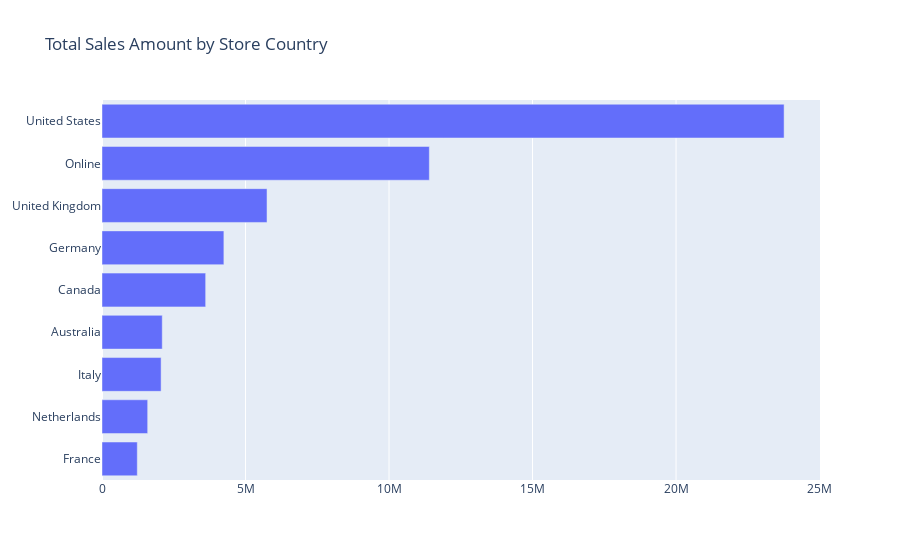

Notebook source saved alongside this figure:
### Code cell
# and the corresponding horizontal bar chart :

sales_by_store_country = sales_by_store_country.sort_values(by="TotalSalesAmount", ascending=True)

fig = go.Figure(go.Bar(
            x=sales_by_store_country["TotalSalesAmount"],
            y=sales_by_store_country["StoreCountry"],
            orientation='h'))

fig.update_layout(title="Total Sales Amount by Store Country")

fig.show()

### Figure 1 — Plotly figure (JSON) as saved in the notebook; plotly's stock layout.template omitted (floating-point values rounded to 4 significant figures)
{"data": [{"orientation": "h", "type": "bar", "x": [1230000.0, 1591000.0, 2059000.0, 2099000.0, 3612000.0, 4246000.0, 5750000.0, 11400000.0, 23760000.0], "y": ["France", "Netherlands", "Italy", "Australia", "Canada", "Germany", "United Kingdom", "Online", "United States"]}], "layout": {"title": {"text": "Total Sales Amount by Store Country"}}}
